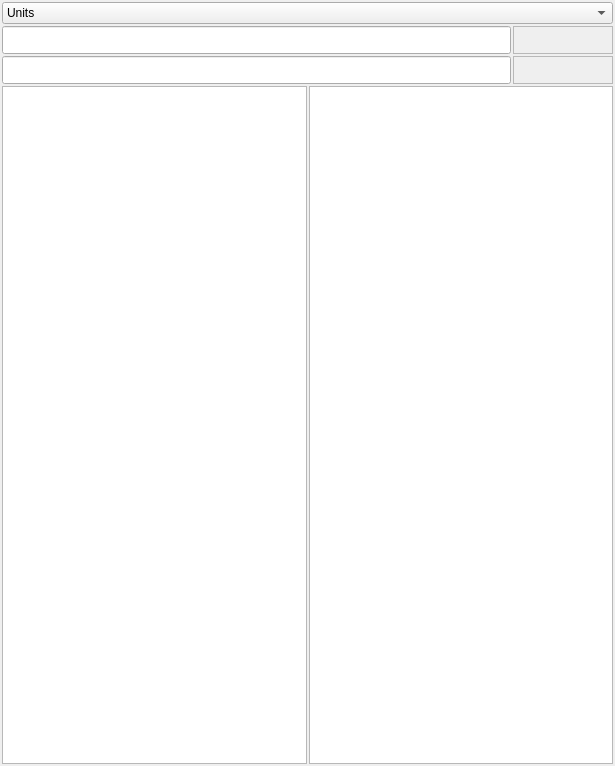
<?xml version="1.0" encoding="UTF-8"?>
<ui version="4.0">
 <class>MaiaUnitConv</class>
 <widget class="QMainWindow" name="MaiaUnitConv">
  <property name="geometry">
   <rect>
    <x>0</x>
    <y>0</y>
    <width>615</width>
    <height>766</height>
   </rect>
  </property>
  <property name="windowTitle">
   <string>MaiaUnitConv</string>
  </property>
  <widget class="QWidget" name="centralWidget">
   <layout class="QVBoxLayout" name="verticalLayout">
    <property name="spacing">
     <number>2</number>
    </property>
    <property name="leftMargin">
     <number>2</number>
    </property>
    <property name="topMargin">
     <number>2</number>
    </property>
    <property name="rightMargin">
     <number>2</number>
    </property>
    <property name="bottomMargin">
     <number>2</number>
    </property>
    <item>
     <widget class="QComboBox" name="listBox">
      <item>
       <property name="text">
        <string>Units</string>
       </property>
      </item>
      <item>
       <property name="text">
        <string>Angles</string>
       </property>
      </item>
      <item>
       <property name="text">
        <string>Temperatures</string>
       </property>
      </item>
     </widget>
    </item>
    <item>
     <layout class="QHBoxLayout" name="horizontalLayout">
      <property name="spacing">
       <number>2</number>
      </property>
      <item>
       <widget class="QLineEdit" name="lineToConv">
        <property name="minimumSize">
         <size>
          <width>0</width>
          <height>28</height>
         </size>
        </property>
        <property name="alignment">
         <set>Qt::AlignRight|Qt::AlignTrailing|Qt::AlignVCenter</set>
        </property>
        <property name="clearButtonEnabled">
         <bool>true</bool>
        </property>
       </widget>
      </item>
      <item>
       <widget class="QLabel" name="lab_unity_to_convert">
        <property name="minimumSize">
         <size>
          <width>100</width>
          <height>28</height>
         </size>
        </property>
        <property name="frameShape">
         <enum>QFrame::StyledPanel</enum>
        </property>
        <property name="frameShadow">
         <enum>QFrame::Plain</enum>
        </property>
        <property name="text">
         <string/>
        </property>
       </widget>
      </item>
     </layout>
    </item>
    <item>
     <layout class="QHBoxLayout" name="horizontalLayout_2">
      <property name="spacing">
       <number>2</number>
      </property>
      <item>
       <widget class="QLineEdit" name="lineConverted">
        <property name="minimumSize">
         <size>
          <width>0</width>
          <height>28</height>
         </size>
        </property>
        <property name="alignment">
         <set>Qt::AlignRight|Qt::AlignTrailing|Qt::AlignVCenter</set>
        </property>
        <property name="readOnly">
         <bool>true</bool>
        </property>
        <property name="clearButtonEnabled">
         <bool>false</bool>
        </property>
       </widget>
      </item>
      <item>
       <widget class="QLabel" name="lab_unity_converted">
        <property name="minimumSize">
         <size>
          <width>100</width>
          <height>28</height>
         </size>
        </property>
        <property name="frameShape">
         <enum>QFrame::StyledPanel</enum>
        </property>
        <property name="frameShadow">
         <enum>QFrame::Plain</enum>
        </property>
        <property name="text">
         <string/>
        </property>
       </widget>
      </item>
     </layout>
    </item>
    <item>
     <layout class="QHBoxLayout" name="horizontalLayout_3">
      <property name="spacing">
       <number>2</number>
      </property>
      <property name="sizeConstraint">
       <enum>QLayout::SetDefaultConstraint</enum>
      </property>
      <item>
       <widget class="QListWidget" name="listWidToConvert"/>
      </item>
      <item>
       <widget class="QListWidget" name="listWidConverted"/>
      </item>
     </layout>
    </item>
   </layout>
  </widget>
  <widget class="QMenuBar" name="menuBar">
   <property name="geometry">
    <rect>
     <x>0</x>
     <y>0</y>
     <width>615</width>
     <height>21</height>
    </rect>
   </property>
  </widget>
  <action name="actionNew">
   <property name="text">
    <string>New</string>
   </property>
  </action>
  <action name="actionQuit">
   <property name="text">
    <string>Quit</string>
   </property>
  </action>
 </widget>
 <layoutdefault spacing="6" margin="11"/>
 <resources/>
 <connections/>
</ui>
